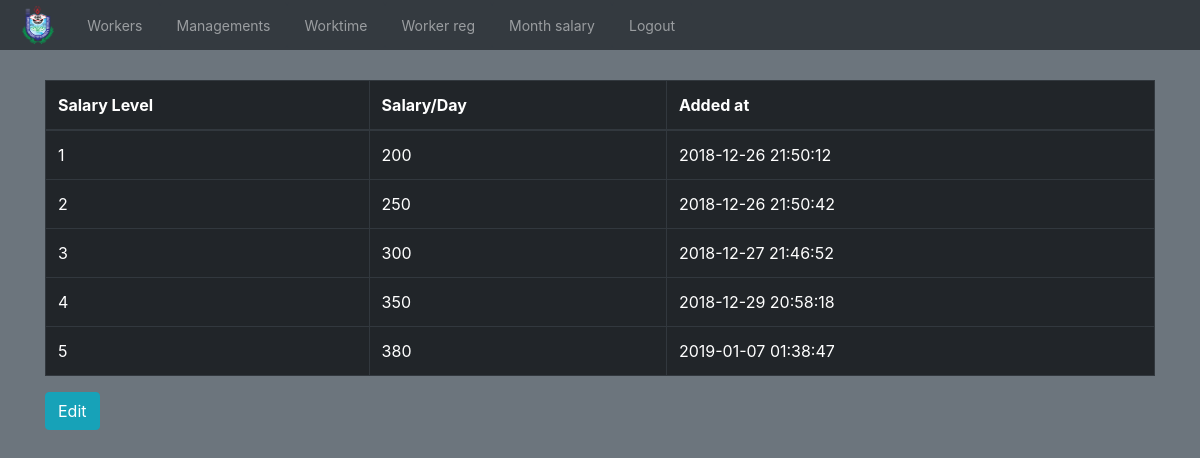
The page /salary_detail.php (signed in) on the database its author committed.
### tables this page shows
CREATE TABLE `salarylevel` (
  `salarylevel_id` int(32) NOT NULL,
  `level` int(32) NOT NULL,
  `salary` int(32) NOT NULL,
  `created_at` datetime NOT NULL DEFAULT CURRENT_TIMESTAMP
);

### salary_detail.php (the view, shortened to what this page needs)
<?php require_once('connect.php'); ?>
<?php
	$sql = "SELECT * FROM `salarylevel`";
	$sal = mysqli_query($con, $sql);
 ?>
<!DOCTYPE html>
<html>
<?php include('head.php'); ?>
<body class="bg-secondary">
	<?php include('navbar.php'); ?>
<div class="container">
	<table class="table table-bordered table-dark table-hover">
		<thead>
			<tr>
				<th>Salary Level</th>
				<th>Salary/Day</th>
				<th>Added at</th>
			</tr>
		</thead>
		<tbody>
			<?php foreach ($sal as $s): ?>
				<tr>
					<td><?php echo $s['level']; ?></td>
					<td><?php echo $s['salary']; ?></td>
					<td><?php echo date($s['created_at']); ?></td>
				</tr>
			<?php endforeach ?>
		</tbody>
	</table>
	<a href="salaryedit.php"><button class="btn btn-info" >Edit</button></a>
</div>
</body>
</html>

### head.php (shortened to what this page needs)
<head>
  <link href="css/bootstrap.min.css" rel="stylesheet">
  <link rel="stylesheet" type="text/css" href="css/style.css">
</head>

### navbar.php (shortened to what this page needs)
<nav class="navbar navbar-expand-sm bg-dark navbar-dark fixed-top" style="padding: 0;" >
  <a class="navbar-brand" href="home.php"><img src="img/bubt_logo_only.png" style="height: 40px; padding-left: 20px; position: relative;"></a>
  <div class="collapse navbar-collapse" id="navbarColor01">
    <ul class="navbar-nav">
    <li class="nav-item btn btn-sm btn-dark <?php echo basename( $_SERVER['PHP_SELF'])=='workers.php'?'active':''; ?>">
      <a class="nav-link " href="workers.php">Workers</a>
    </li>
    <li class="nav-item btn btn-sm btn-dark <?php echo basename( $_SERVER['PHP_SELF'])=='management.php'?'active':''; ?>">
      <a class="nav-link " href="management.php">Managements</a>
    </li>
    <li class="nav-item btn btn-sm btn-dark <?php echo basename( $_SERVER['PHP_SELF'])=='worktime.php'?'active':''; ?>">
      <a class="nav-link " href="worktime.php">Worktime</a>
    </li>
    <li class="nav-item btn btn-sm btn-dark <?php echo basename( $_SERVER['PHP_SELF'])=='workerreg.php'?'active':''; ?>">
      <a class="nav-link " href="workerreg.php">Worker reg</a>
    </li>
    <li class="nav-item btn btn-sm btn-dark <?php echo basename( $_SERVER['PHP_SELF'])=='monthsalary.php'?'active':''; ?>">
      <a class="nav-link " href="monthsalary.php">Month salary</a>
    </li>
    <li class="nav-item btn btn-sm btn-dark">
      <?php if (isset($_SESSION['name'])){?>
          <a class="nav-link" href="logout.php">Logout</a>
          <?php }else { ?>
          <a class="nav-link" href="index.php">Login</a>
          <?php } ?>
    </li>
  </ul>
  </div>
</nav>

### css/style.css (style rules this page uses)
.container { margin-top: 80px; }

### rows shown on the page
salarylevel: level "1", salary "200", created_at "2018-12-26 21:50:12"
salarylevel: level "2", salary "250", created_at "2018-12-26 21:50:42"
salarylevel: level "3", salary "300", created_at "2018-12-27 21:46:52"
salarylevel: level "4", salary "350", created_at "2018-12-29 20:58:18"
salarylevel: level "5", salary "380", created_at "2019-01-07 01:38:47"
